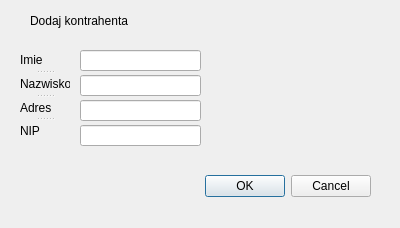
<?xml version="1.0" encoding="UTF-8"?>
<ui version="4.0">
 <class>DialogAddContractor</class>
 <widget class="QDialog" name="DialogAddContractor">
  <property name="geometry">
   <rect>
    <x>0</x>
    <y>0</y>
    <width>400</width>
    <height>228</height>
   </rect>
  </property>
  <property name="windowTitle">
   <string>Dialog</string>
  </property>
  <widget class="QDialogButtonBox" name="buttonBox">
   <property name="geometry">
    <rect>
     <x>30</x>
     <y>170</y>
     <width>341</width>
     <height>32</height>
    </rect>
   </property>
   <property name="orientation">
    <enum>Qt::Orientation::Horizontal</enum>
   </property>
   <property name="standardButtons">
    <set>QDialogButtonBox::StandardButton::Cancel|QDialogButtonBox::StandardButton::Ok</set>
   </property>
  </widget>
  <widget class="QLineEdit" name="lineEdit_address">
   <property name="geometry">
    <rect>
     <x>80</x>
     <y>100</y>
     <width>121</width>
     <height>21</height>
    </rect>
   </property>
  </widget>
  <widget class="QLineEdit" name="lineEdit_name">
   <property name="geometry">
    <rect>
     <x>80</x>
     <y>50</y>
     <width>121</width>
     <height>21</height>
    </rect>
   </property>
  </widget>
  <widget class="QLabel" name="label_6">
   <property name="geometry">
    <rect>
     <x>30</x>
     <y>10</y>
     <width>101</width>
     <height>21</height>
    </rect>
   </property>
   <property name="text">
    <string>Dodaj kontrahenta</string>
   </property>
  </widget>
  <widget class="QLineEdit" name="lineEdit_sname">
   <property name="geometry">
    <rect>
     <x>80</x>
     <y>75</y>
     <width>121</width>
     <height>21</height>
    </rect>
   </property>
  </widget>
  <widget class="QLineEdit" name="lineEdit_nip">
   <property name="geometry">
    <rect>
     <x>80</x>
     <y>125</y>
     <width>121</width>
     <height>21</height>
    </rect>
   </property>
  </widget>
  <widget class="QSplitter" name="splitter">
   <property name="geometry">
    <rect>
     <x>20</x>
     <y>50</y>
     <width>50</width>
     <height>91</height>
    </rect>
   </property>
   <property name="orientation">
    <enum>Qt::Orientation::Vertical</enum>
   </property>
   <widget class="QLabel" name="label">
    <property name="text">
     <string>Imie</string>
    </property>
   </widget>
   <widget class="QLabel" name="label_2">
    <property name="text">
     <string>Nazwisko</string>
    </property>
   </widget>
   <widget class="QLabel" name="label_3">
    <property name="text">
     <string>Adres</string>
    </property>
   </widget>
   <widget class="QLabel" name="label_4">
    <property name="text">
     <string>NIP</string>
    </property>
   </widget>
  </widget>
 </widget>
 <resources/>
 <connections>
  <connection>
   <sender>buttonBox</sender>
   <signal>accepted()</signal>
   <receiver>DialogAddContractor</receiver>
   <slot>accept()</slot>
   <hints>
    <hint type="sourcelabel">
     <x>248</x>
     <y>254</y>
    </hint>
    <hint type="destinationlabel">
     <x>157</x>
     <y>274</y>
    </hint>
   </hints>
  </connection>
  <connection>
   <sender>buttonBox</sender>
   <signal>rejected()</signal>
   <receiver>DialogAddContractor</receiver>
   <slot>reject()</slot>
   <hints>
    <hint type="sourcelabel">
     <x>316</x>
     <y>260</y>
    </hint>
    <hint type="destinationlabel">
     <x>286</x>
     <y>274</y>
    </hint>
   </hints>
  </connection>
 </connections>
</ui>
